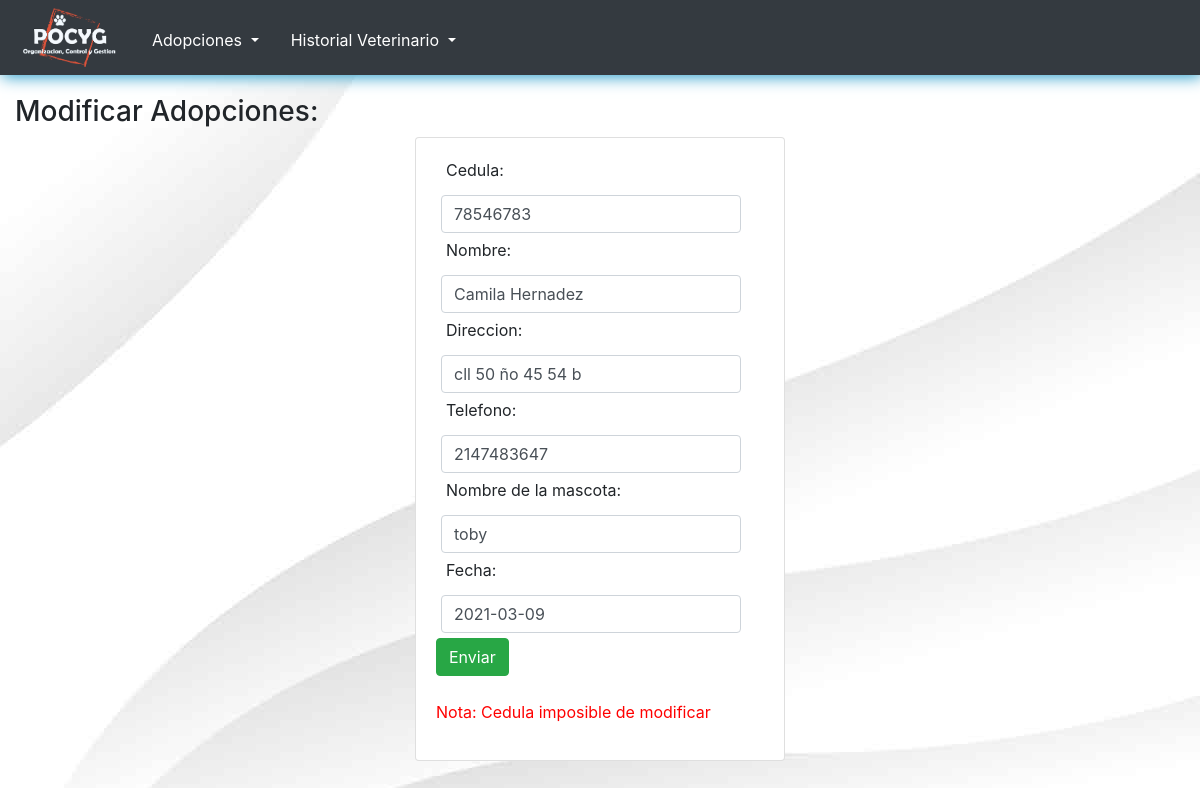
Page /modificarAdopcion.php?id=10 on the committed database.
### tables this page shows
CREATE TABLE `registroadopcion` (
  `id` int(200) NOT NULL,
  `cedula` int(200) NOT NULL,
  `nombre_adoptante` varchar(50) NOT NULL,
  `direccion` text NOT NULL,
  `telefono` int(50) NOT NULL,
  `nombre_de_mascota_adoptada` varchar(50) NOT NULL,
  `fecha_adopcion` date NOT NULL
);

### modificarAdopcion.php (the view, shortened to what this page needs)
<?php
include("conexion.php");
$id = $_GET['id'];
$query = "SELECT * FROM registroadopcion WHERE id = $id ";
$resultado = $pdo->query($query);
$row = $resultado->fetch();
$cedula = $row['cedula'];
$nombreA = $row['nombre_adoptante'];
$direccion = $row['direccion'];
$telefono = $row['telefono'];
$nombreM = $row['nombre_de_mascota_adoptada'];
$fecha = $row['fecha_adopcion'];
?>
<?php include("includes/head.php"); ?>
<div class="container-fluid">
    <h3 style="margin-top:20px;">Modificar Adopciones:</h3>
    <div class="row">
        <div class="col-4 mx-auto">
            <div class="card card-body">
                <form action="modificarAdopcion.php?id=<?php echo $_GET['id']; ?>" method="POST">
                    <label class="form-label">Cedula:</label>
                    <input class="form-control" type="text" name="cedula" value="<?php echo $cedula ?>">
                    <label class="form-label">Nombre:</label>
                    <input class="form-control" type="text" name="nombre_adoptante" value="<?php echo $nombreA ?>">
                    <label class="form-label">Direccion:</label>
                    <input class="form-control" type="text" name="direccion" value="<?php echo $direccion ?>">
                    <label class="form-label">Telefono:</label>
                    <input class="form-control" type="text" name="telefono" value="<?php echo $telefono ?>">
                    <label class="form-label">Nombre de la mascota:</label>
                    <input class="form-control" type="text" name="nombre_de_mascota_adoptada" value="<?php echo $nombreM ?>">
                    <label class="form-label">Fecha:</label>
                    <input class="form-control" type="text" name="fecha_adopcion" value="<?php echo $fecha ?>">
                    <button class="btn btn-success" name="update">Enviar</button>
<br><br>
                    <P style="color: red;">Nota: Cedula imposible de modificar</P>
                </form>
            </div>
        </div>
    </div>
</div>

### estilo.css (style rules this page uses)
body { background-image: url(media/76.jpg) ; }
.container-fluid .form-control { width: 300px; display: inline-block; margin: 5px; }
.container-fluid .form-label { width: 200px; margin-left: 10px ; }
.container-fluid form input { width: 535px; margin-top: 20px; }
.container-fluid { margin: auto; }

### rows in the picture
registroadopcion: cedula "78546783", nombre_adoptante "Camila Hernadez", direccion "cll 50 ño 45 54 b", telefono "2147483647", nombre_de_mascota_adoptada "toby", fecha_adopcion "2021-03-09"
